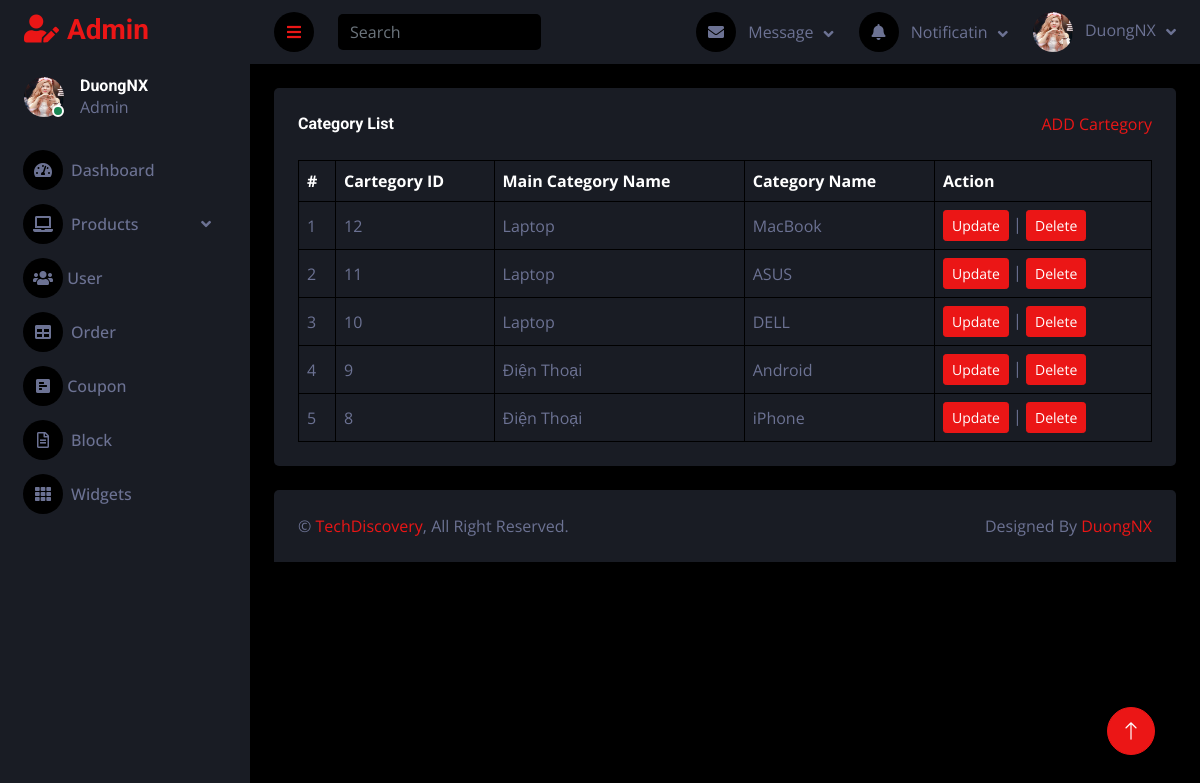
/admin/cartegorylist.php, run on the app's committed database.
### tables this page shows
CREATE TABLE `tbl_cartegory` (
  `cartegory_id` int(11) NOT NULL,
  `cartegory_name` varchar(255) NOT NULL,
  `cartegory_main_id` int(11) NOT NULL
);

CREATE TABLE `tbl_cartegory_main` (
  `cartegory_main_id` int(11) NOT NULL,
  `cartegory_main_name` varchar(255) NOT NULL
);

### admin/database.php (called while the page is built, shortened)
<?php
class Database
{
    public $host = DB_HOST;
    public $user = DB_USER;
    public $pass = DB_PASS;
    public $dbname = DB_NAME;
    public $link;
    private function connectDB()
    {
        $this->link = new mysqli($this->host, $this->user, $this->pass, $this->dbname);
    }
    public function select($query)
    {
        $result = $this->link->query($query) or die($this->link->error . __LINE__);
        if ($result->num_rows > 0) {
            return $result;
        } else {
            return false;
        }
    }
}
?>

### admin/class/cartegory_class.php (called while the page is built, shortened)
<?php
    include 'database.php';
?>
<?php
    class cartegory {
        private $db;
        public function __construct()
        {
            $this -> db = new Database();
        }
        public function show_cartegory(){
            $query = "SELECT tbl_cartegory.*, tbl_cartegory_main.cartegory_main_name
                      FROM tbl_cartegory
                      INNER JOIN tbl_cartegory_main ON tbl_cartegory.cartegory_main_id = tbl_cartegory_main.cartegory_main_id
                      ORDER BY tbl_cartegory.cartegory_id DESC";
            $result = $this->db->select($query);
            return $result;
        }
    }
?>

### admin/cartegorylist.php (the view, shortened to what this page needs)
<?php
include "header.php";
include "sidebar.php";
include "navbar.php";
include "class/cartegory_class.php";
?>
<?php
$cartegory = new cartegory;
$show_cartegory = $cartegory->show_cartegory();
?>
<div class="container-fluid pt-4 px-4">
    <div class="bg-secondary text-center rounded p-4">
        <div class="d-flex align-items-center justify-content-between mb-4">
            <h6 class="mb-0">Category List</h6>
            <a href="cartegory_add.php">ADD Cartegory</a>
        </div>
        <div class="table-responsive">
            <table class="table text-start align-middle table-bordered table-hover mb-0">
                <thead>
                    <tr class="text-white">
                        <th scope="col">#</th>
                        <th scope="col">Cartegory ID</th>
                        <th scope="col">Main Category Name</th>
                        <th scope="col">Category Name</th>
                        <th scope="col">Action</th>
                    </tr>
                </thead>
                <tbody>
                    <?php
                    if ($show_cartegory) {
                        $i = 0;
                        while ($result = $show_cartegory->fetch_assoc()) {
                            $i++;
                    ?>
                            <tr>
                                <td><?php echo $i ?></td>
                                <td><?php echo $result['cartegory_id'] ?></td>
                                <td><?php echo $result['cartegory_main_name'] ?></td>
                                <td><?php echo $result['cartegory_name'] ?></td>
                                <td>
                                    <a class="btn btn-sm btn-primary" href="cartegoryedit.php?cartegory_id=<?php echo $result['cartegory_id'] ?>">Update</a> |
                                    <a class="btn btn-sm btn-primary" href="#" onclick="confirmDelete(<?php echo $result['cartegory_id']; ?>)">Delete</a>
                                </td>
                            </tr>
                    <?php
                        }
                    }
                    ?>
                </tbody>
            </table>
        </div>
    </div>
</div>
<?php
include "footer.php";
?>

### admin/css/style.css (style rules this page uses)
:root { --primary: #EB1616; --secondary: #191C24; --light: #6C7293; --dark: #000000; }
.btn { transition: .5s; }

### data on the page
tbl_cartegory: cartegory_id "12", cartegory_main.cartegory_main_name "Laptop", cartegory_name "MacBook"
tbl_cartegory: cartegory_id "11", cartegory_main.cartegory_main_name "Laptop", cartegory_name "ASUS"
tbl_cartegory: cartegory_id "10", cartegory_main.cartegory_main_name "Laptop", cartegory_name "DELL"
tbl_cartegory: cartegory_id "9", cartegory_main.cartegory_main_name "Điện Thoại", cartegory_name "Android"
tbl_cartegory: cartegory_id "8", cartegory_main.cartegory_main_name "Điện Thoại", cartegory_name "iPhone"
